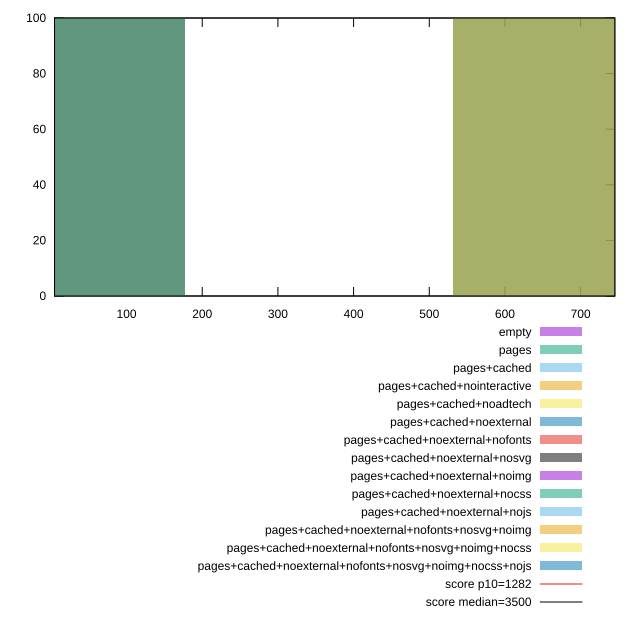

The script that saved this image:
reset

$empty <<EOF
0 100
EOF

$pages <<EOF
708.3393936499986 100
EOF

$pagesCached <<EOF
708.3393936499986 100
EOF

$pagesCachedNointeractive <<EOF
708.3393936499986 100
EOF

$pagesCachedNoadtech <<EOF
0 100
EOF

$pagesCachedNoexternal <<EOF
0 100
EOF

$pagesCachedNoexternalNofonts <<EOF
0 100
EOF

$pagesCachedNoexternalNosvg <<EOF
0 100
EOF

$pagesCachedNoexternalNoimg <<EOF
0 100
EOF

$pagesCachedNoexternalNocss <<EOF
0 100
EOF

$pagesCachedNoexternalNojs <<EOF
0 100
EOF

$pagesCachedNoexternalNofontsNosvgNoimg <<EOF
0 100
EOF

$pagesCachedNoexternalNofontsNosvgNoimgNocss <<EOF
0 100
EOF

$pagesCachedNoexternalNofontsNosvgNoimgNocssNojs <<EOF
0 100
EOF

set key outside below
set boxwidth 354.1696968249993
set xrange [4.844000000000001:745.1760000000008]
set yrange [0:100]
set trange [0:100]
set style fill transparent solid 0.5 noborder

set parametric
set terminal svg size 640, 620 enhanced background rgb 'white'
set output "report_00007_2020-12-11T15:55:29.892Z/bootup-time/comparison/histogram/all_raw.svg"

plot $empty title "empty" with boxes, \
     $pages title "pages" with boxes, \
     $pagesCached title "pages+cached" with boxes, \
     $pagesCachedNointeractive title "pages+cached+nointeractive" with boxes, \
     $pagesCachedNoadtech title "pages+cached+noadtech" with boxes, \
     $pagesCachedNoexternal title "pages+cached+noexternal" with boxes, \
     $pagesCachedNoexternalNofonts title "pages+cached+noexternal+nofonts" with boxes, \
     $pagesCachedNoexternalNosvg title "pages+cached+noexternal+nosvg" with boxes, \
     $pagesCachedNoexternalNoimg title "pages+cached+noexternal+noimg" with boxes, \
     $pagesCachedNoexternalNocss title "pages+cached+noexternal+nocss" with boxes, \
     $pagesCachedNoexternalNojs title "pages+cached+noexternal+nojs" with boxes, \
     $pagesCachedNoexternalNofontsNosvgNoimg title "pages+cached+noexternal+nofonts+nosvg+noimg" with boxes, \
     $pagesCachedNoexternalNofontsNosvgNoimgNocss title "pages+cached+noexternal+nofonts+nosvg+noimg+nocss" with boxes, \
     $pagesCachedNoexternalNofontsNosvgNoimgNocssNojs title "pages+cached+noexternal+nofonts+nosvg+noimg+nocss+nojs" with boxes, \
     1282,t title "score p10=1282", \
     3500,t title "score median=3500"

reset
